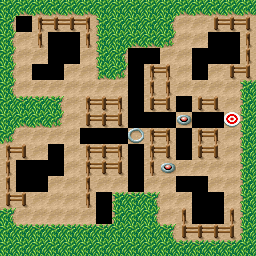

This game map was drawn from its Tiled (.tmx) file and the tilesets committed beside it. A one-line description and the trimmed map source follow:
An orthogonal 16x16 tile map with 16x16 px tiles, 3 tile layers (Grass, Ground, Wall), 2 tilesets and 50 objects (28x Nest, 18x 4_Rotate, player-start, Finish, RotateButton2, ...).

<map version="1.10" tiledversion="1.10.2" orientation="orthogonal" renderorder="right-down" width="16" height="16" tilewidth="16" tileheight="16" infinite="0" nextlayerid="507" nextobjectid="1998">
 <properties>
  <property name="excalibur" type="bool" value="true" />
 </properties>
 <tileset firstgid="1" name="tileset" tilewidth="16" tileheight="16" tilecount="48" columns="8">
  <image source="1level.png" width="128" height="96" />
 </tileset>
 <tileset firstgid="49" name="tile_finish" tilewidth="16" tileheight="16" tilecount="4" columns="4">
  <image source="tile_finish.png" width="64" height="16" />
  <tile id="0">
   <animation>
    <frame tileid="0" duration="90" />
    <frame tileid="1" duration="90" />
    <frame tileid="2" duration="90" />
    <frame tileid="3" duration="90" />
   </animation>
  </tile>
 </tileset>
 <layer id="497" name="Grass" width="16" height="16">
  <data>[256 cells, 44 non-empty, 4 distinct tile ids]</data>
 </layer>
 <layer id="499" name="Ground" width="16" height="16">
  <data>[256 cells, 73 non-empty, 8 distinct tile ids]</data>
 </layer>
 <layer id="500" name="Wall" width="16" height="16">
  <data>[256 cells, 93 non-empty, 14 distinct tile ids]</data>
 </layer>
 <objectgroup id="501" name="Nests">
  <object id="1948" name="Nest" gid="46" x="48" y="48" width="16" height="16">
   <properties>
    <property name="CollisionType" value="Passive" />
   </properties>
  </object>
  <object id="1949" name="Nest" gid="46" x="64" y="48" width="16" height="16">
   <properties>
    <property name="CollisionType" value="Passive" />
   </properties>
  </object>
  <object id="1950" name="Nest" gid="46" x="16" y="32" width="16" height="16">
   <properties>
    <property name="CollisionType" value="Passive" />
   </properties>
  </object>
  <object id="1951" name="Nest" gid="46" x="16" y="176" width="16" height="16">
   <properties>
    <property name="CollisionType" value="Passive" />
   </properties>
  </object>
  <object id="1952" name="Nest" gid="46" x="16" y="192" width="16" height="16">
   <properties>
    <property name="CollisionType" value="Passive" />
   </properties>
  </object>
  <object id="1953" name="Nest" gid="46" x="224" y="48" width="16" height="16">
   <properties>
    <property name="CollisionType" value="Passive" />
   </properties>
  </object>
  <object id="1954" name="Nest" gid="46" x="224" y="64" width="16" height="16">
   <properties>
    <property name="CollisionType" value="Passive" />
   </properties>
  </object>
  <object id="1955" name="Nest" gid="46" x="208" y="224" width="16" height="16">
   <properties>
    <property name="CollisionType" value="Passive" />
   </properties>
  </object>
  <object id="1956" name="Nest" gid="46" x="192" y="224" width="16" height="16">
   <properties>
    <property name="CollisionType" value="Passive" />
   </properties>
  </object>
  <object id="1957" name="Nest" gid="46" x="128" y="112" width="16" height="16">
   <properties>
    <property name="CollisionType" value="Passive" />
   </properties>
  </object>
  <object id="1958" name="Nest" gid="46" x="128" y="96" width="16" height="16">
   <properties>
    <property name="CollisionType" value="Passive" />
   </properties>
  </object>
  <object id="1959" name="Nest" gid="46" x="128" y="80" width="16" height="16">
   <properties>
    <property name="CollisionType" value="Passive" />
   </properties>
  </object>
  <object id="1960" name="Nest" gid="46" x="128" y="64" width="16" height="16">
   <properties>
    <property name="CollisionType" value="Passive" />
   </properties>
  </object>
  <object id="1961" name="Nest" gid="46" x="144" y="64" width="16" height="16">
   <properties>
    <property name="CollisionType" value="Passive" />
   </properties>
  </object>
  <object id="1962" name="Nest" gid="46" x="128" y="160" width="16" height="16">
   <properties>
    <property name="CollisionType" value="Passive" />
   </properties>
  </object>
  <object id="1963" name="Nest" gid="46" x="128" y="176" width="16" height="16">
   <properties>
    <property name="CollisionType" value="Passive" />
   </properties>
  </object>
  <object id="1964" name="Nest" gid="46" x="80" y="144" width="16" height="16">
   <properties>
    <property name="CollisionType" value="Passive" />
   </properties>
  </object>
  <object id="1965" name="Nest" gid="46" x="96" y="144" width="16" height="16">
   <properties>
    <property name="CollisionType" value="Passive" />
   </properties>
  </object>
  <object id="1966" name="Nest" gid="46" x="112" y="144" width="16" height="16">
   <properties>
    <property name="CollisionType" value="Passive" />
   </properties>
  </object>
  <object id="1967" name="Nest" gid="46" x="144" y="128" width="16" height="16">
   <properties>
    <property name="CollisionType" value="Passive" />
   </properties>
  </object>
  <object id="1968" name="Nest" gid="46" x="160" y="128" width="16" height="16">
   <properties>
    <property name="CollisionType" value="Passive" />
   </properties>
  </object>
  <object id="1969" name="Nest" gid="46" x="176" y="112" width="16" height="16">
   <properties>
    <property name="CollisionType" value="Passive" />
   </properties>
  </object>
  <object id="1970" name="Nest" gid="46" x="192" y="128" width="16" height="16">
   <properties>
    <property name="CollisionType" value="Passive" />
   </properties>
  </object>
  <object id="1971" name="Nest" gid="46" x="208" y="128" width="16" height="16">
   <properties>
    <property name="CollisionType" value="Passive" />
   </properties>
  </object>
  <object id="1972" name="Nest" gid="46" x="176" y="144" width="16" height="16">
   <properties>
    <property name="CollisionType" value="Passive" />
   </properties>
  </object>
  <object id="1973" name="Nest" gid="46" x="176" y="160" width="16" height="16">
   <properties>
    <property name="CollisionType" value="Passive" />
   </properties>
  </object>
  <object id="1974" name="Nest" gid="46" x="96" y="208" width="16" height="16">
   <properties>
    <property name="CollisionType" value="Passive" />
   </properties>
  </object>
  <object id="1975" name="Nest" gid="46" x="96" y="224" width="16" height="16">
   <properties>
    <property name="CollisionType" value="Passive" />
   </properties>
  </object>
 </objectgroup>
 <objectgroup id="505" name="Camera">
  <object id="1996" name="player-start" x="136" y="136">
   <point />
  </object>
 </objectgroup>
 <objectgroup id="506" name="Finish">
  <object id="1997" name="Finish" gid="45" x="224" y="128" width="16" height="16">
   <properties>
    <property name="CollisionType" value="Passive" />
   </properties>
  </object>
 </objectgroup>
 <objectgroup id="503" name="Rotate">
  <object id="1976" name="4_Rotate" gid="26" x="208" y="48" width="16" height="16">
   <properties>
    <property name="CollisionType" value="Passive" />
    <property name="state" value="2" />
   </properties>
  </object>
  <object id="1977" name="4_Rotate" gid="27" x="208" y="64" width="16" height="16">
   <properties>
    <property name="CollisionType" value="Passive" />
    <property name="state" value="3" />
   </properties>
  </object>
  <object id="1978" name="4_Rotate" gid="25" x="192" y="64" width="16" height="16">
   <properties>
    <property name="CollisionType" value="Passive" />
    <property name="state" value="1" />
   </properties>
  </object>
  <object id="1979" name="4_Rotate" gid="28" x="192" y="80" width="16" height="16">
   <properties>
    <property name="CollisionType" value="Passive" />
    <property name="state" value="4" />
   </properties>
  </object>
  </objectgroup>
 <objectgroup id="504" name="RotateButtons">
  <properties>
   <property name="array" value="RotateButton1=true,RotateButton2=false" />
  </properties>
  <!-- 2 objects omitted --></objectgroup>
</map>
<!-- 16 of 50 objects omitted -->
